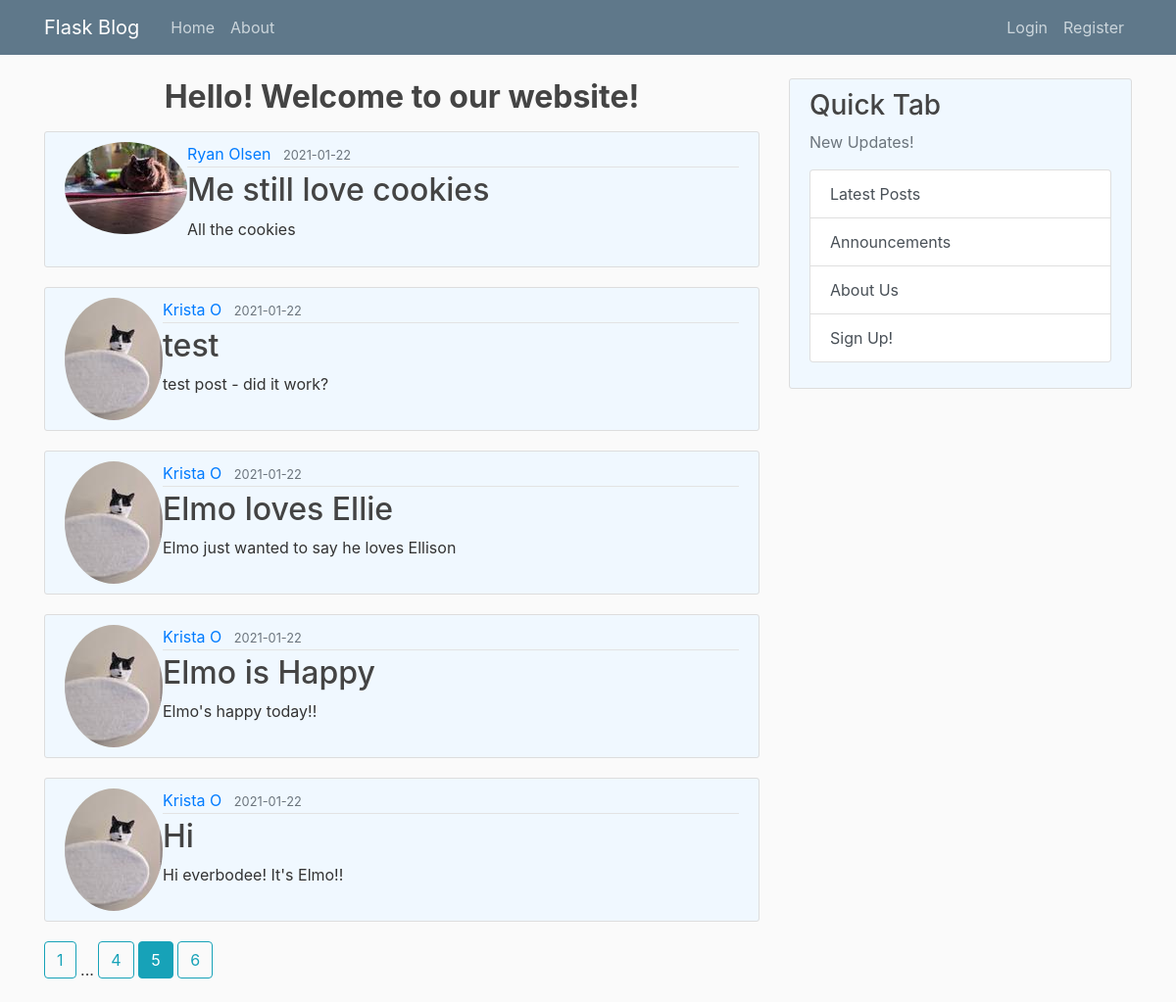
/home?page=5, run on the app's committed database.
### flaskblog/models.py (models this page shows, shortened)
class Post(db.Model, UserMixin):
    id = db.Column(db.Integer, primary_key=True)
    title = db.Column(db.String(100), nullable=False)
    date_posted = db.Column(db.DateTime, nullable=False, default=datetime.utcnow)
    content = db.Column(db.Text, nullable=False)
    user_id = db.Column(db.Integer, db.ForeignKey('user.id'), nullable=False)

class User(db.Model, UserMixin):
    id = db.Column(db.Integer, primary_key=True)
    username = db.Column(db.String(20), unique=True, nullable=False) #string with max length of 20 characters
    email = db.Column(db.String(120), unique=True, nullable=False) #string with max length of 120 characters
    image_file = db.Column(db.String(20), nullable=False, default='default.jpg')  #image for user profiole pictures
    password = db.Column(db.String(60), nullable=False)
    posts = db.relationship('Post', backref='author', lazy=True)

### flaskblog/main/routes.py (the view)
@main.route("/")
@main.route("/home")
def home():
    page = request.args.get('page', 1, type=int)
    posts = Post.query.order_by(Post.date_posted.desc()).paginate(page=page, per_page=5)
    return render_template('home.html', posts=posts)

### flaskblog/templates/home.html (shortened to what this page needs)
{% extends "layout.html" %}
{% block content %}
      <div class="row">
        <div class="col-md-8">
<div>
  <h2><p class="text-center font-weight-bold"> Hello! Welcome to our website! </h2<<p>
</div>
    {% for post in posts.items %}
        <article class="media content-section">
          <img class="rounded-circle article-image" src="{{ url_for('static', filename='profile_pics/' + post.author.image_file) }}">
          <div class="media-body">
            <div class="article-metadata">
              <a class="mr-2" href="{{ url_for('users.user_posts', username=post.author.username) }}">{{ post.author.username }}</a>
              <small class="text-muted">{{ post.date_posted.strftime('%Y-%m-%d') }}</small>
            </div>
            <h2><a class="article-title" href="{{ url_for('posts.post', post_id=post.id) }}">{{ post.title }}</a></h2>
            <p class="article-content">{{ post.content }}</p>
          </div>
        </article>
    {% endfor %}
    {% for page_num in posts.iter_pages(left_edge=1, right_edge=1, left_current=1, right_current=2) %}
      {% if page_num %}
        {% if posts.page == page_num %}
          <a class="btn btn-info mb-4" href="{{ url_for('main.home', page=page_num) }}">{{ page_num }} </a>
        {% else %}
          <a class="btn btn-outline-info mb-4" href="{{ url_for('main.home', page=page_num) }}">{{ page_num }} </a>
        {% endif %}
      {% else %}
        ...
      {% endif %}
    {% endfor %}
            </div>
        <div class="col-md-4">
          <div class="content-section">
            <h3>Quick Tab</h3>
            <p class='text-muted'>New Updates!</p>
              <ul class="list-group">
                <a class="list-group-item list-group-item-action" <button class="btn" type="button" href="{{ url_for('main.home') }}">Latest Posts</a>
                <a class="list-group-item list-group-item-action" <button class="btn" type="button" href="{{ url_for('main.announcement') }}">Announcements</a>
                <a class="list-group-item list-group-item-action" <button class="btn" type="button" href="{{ url_for('main.about') }}">About Us</a>
                <a class="list-group-item list-group-item-action" <button class="btn" type="button" href="{{ url_for('users.register') }}">Sign Up!</a>
              </ul>
          </div>
        </div>
      </div>
    </main>
{% endblock content %}

### flaskblog/static/main.css (style rules this page uses)
body { background: #fafafa; color: #333333; margin-top: 5rem; }
h1, h2, h3, h4, h5, h6 { color: #444444; }
.content-section { background: #F0F8FF; padding: 10px 20px; border: 1px solid #dddddd; border-radius: 3px; margin-bottom: 20px; }
.article-title { color: #444444; }
.article-content { white-space: pre-line; }
.article-metadata { padding-bottom: 1px; margin-bottom: 4px; border-bottom: 1px solid #e3e3e3 }

### data on the page
Post: image_file (picture), author.username "Ryan Olsen", date_posted "2021-01-22", title "Me still love cookies", content "All the cookies"
Post: image_file (picture), author.username "Krista O", date_posted "2021-01-22", title "test", content "test post - did it work?"
Post: image_file (picture), author.username "Krista O", date_posted "2021-01-22", title "Elmo loves Ellie", content "Elmo just wanted to say he loves Ellison"
Post: image_file (picture), author.username "Krista O", date_posted "2021-01-22", title "Elmo is Happy", content "Elmo's happy today!!"
Post: image_file (picture), author.username "Krista O", date_posted "2021-01-22", title "Hi", content "Hi everbodee! It's Elmo!!"

### other printed values
{{ page_num }} "1" "4" "6"
{{ page_num }} "5"
